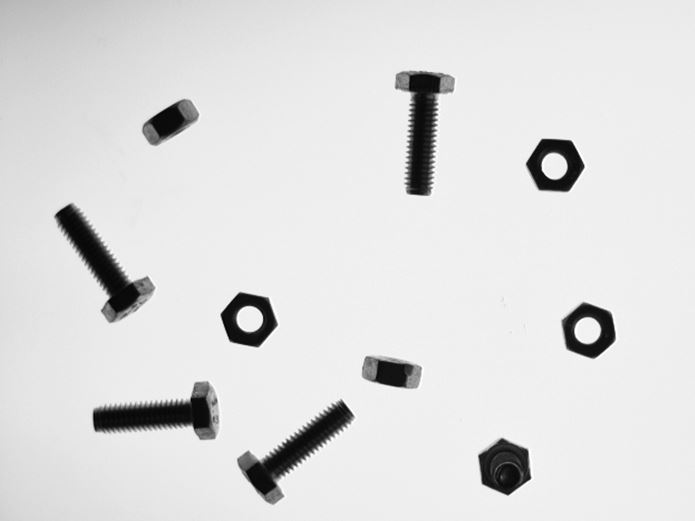
#> input picture bouten_moeren.jpg, 695 x 521 px
$ python opdracht4.py   (Python 2 division)   (older library calls are emulated)
#> lines starting #> are read from the running program, lines starting #| are printed output that depends on the picture; after the words box and inside, x2 and y2 are one past the last pixel; in counts of white or black regions, pixels touching at a corner belong together; long printed decimals are rounded
import numpy as np
import cv2
import math


#opdracht 4
def moertjes():
    img = cv2.imread('bouten_moeren.jpg')
#> img is the input picture: shape (521, 695, 3); min 0, max 255, mean 221.2
    imgray = cv2.cvtColor(img,cv2.COLOR_BGR2GRAY)
    blur = cv2.GaussianBlur(imgray,(5,5),0)
    ret, th = cv2.threshold(blur,180,255,cv2.THRESH_BINARY_INV)
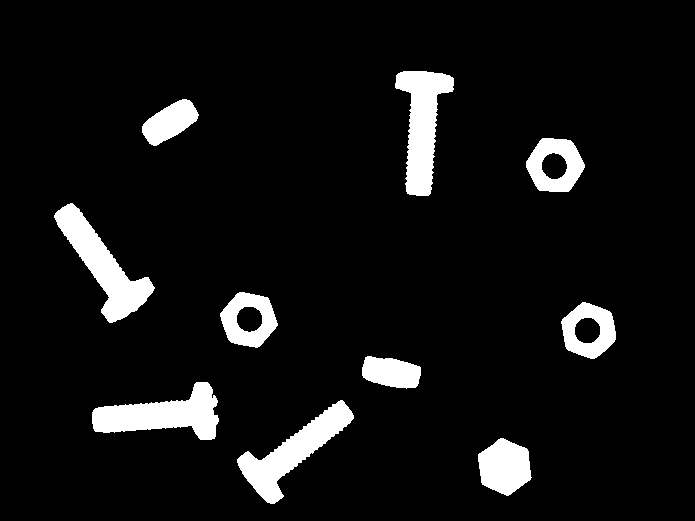
#> th: shape (521, 695); 7.3% white; 10 white regions
    image, contours, hierarchy = cv2.findContours(th, cv2.RETR_TREE,cv2.CHAIN_APPROX_SIMPLE)
#> contours = 13 contours; largest, box (x1, y1, x2, y2) and area: (54, 203, 155, 323) 3830, (92, 382, 219, 440) 3729, (395, 71, 454, 196) 3692, (237, 400, 354, 504) 3632, (526, 138, 585, 192) 2350
    print hierarchy
#| [[[ 1 -1 -1 -1]
#|   [ 2  0 -1 -1]
#|   [ 3  1 -1 -1]
#|   [ 4  2 -1 -1]
#|   [ 6  3  5 -1]
#|   [-1 -1 -1  4]
#|   [ 8  4  7 -1]
#|   [-1 -1 -1  6]
#|   [ 9  6 -1 -1]
#|   [11  8 10 -1]
#|   [-1 -1 -1  9]
#|   [12  9 -1 -1]
#> (further printed lines are left out)

    hierarchy = hierarchy[0]

    for cnr in range(len(contours)):
        cnt = contours[cnr]

        area = cv2.contourArea(cnt)
        perimeter = cv2.arcLength(cnt,True)
        factor = 4 * math.pi * area / perimeter**2

        holes = 0
        child = hierarchy[cnr][2]
        while child >= 0:
            holes += cv2.contourArea(contours[child])
            child = hierarchy[child][0]

        print area, factor, holes

        #Liggend moertje
        if(holes > 0):
            img = cv2.drawContours(img, [cnt], -1, (255,0,0), 3)
        #Liggend boutje
        elif(area > 3600):
            img = cv2.drawContours(img, [cnt], -1, (0,255,255), 3)
        #Staand moertje
        elif(area > 600 and area < 1500):
            img = cv2.drawContours(img, [cnt], -1, (0,0,255), 3)
        #Staand boutje
        elif(area > 1500):
            img = cv2.drawContours(img, [cnt], -1, (0,255,0), 3)
#> this loop made 13 passes
#> (area, perimeter, factor) on passes 1 to 12: (2172.5, 183.1, 0.814), (3631.5, 384.7, 0.308), (3729, 375.8, 0.332), (1385.5, 161.5, 0.668), (2228, 181.3, 0.851), (541.5, 85.84, 0.923), (2266, 184.2, 0.84), (536, 86.43, 0.902), (3830, 365.9, 0.359), (2350, 185.7, 0.857), (533.5, 86.67, 0.893), (1469, 161.8, 0.705)
#| 2172.5 0.8144 0
#| 3631.5 0.3083 0
#| 3729.0 0.3319 0
#| 1385.5 0.6676 0
#| 2228.0 0.8514 541.5
#| 541.5 0.9235 0
#| 2266.0 0.8396 536.0
#| 536.0 0.9017 0
#> (further printed lines are left out)
#> pass 1, in moertjes, `img = cv2.drawContours(img, [cnt], -1, (0,255,0), 3)`:
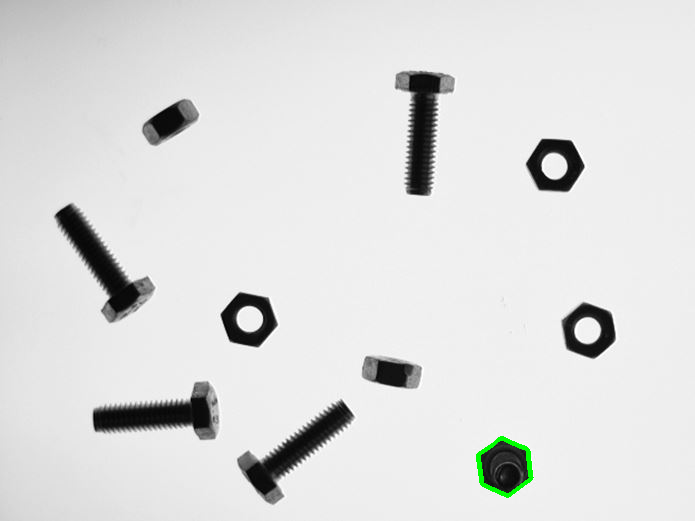
#> img: shape (521, 695, 3); 0.22% of pixels changed, all inside (x1, y1, x2, y2) = (476, 436, 534, 498)
#> pass 2, in moertjes, `img = cv2.drawContours(img, [cnt], -1, (0,255,255), 3)`:
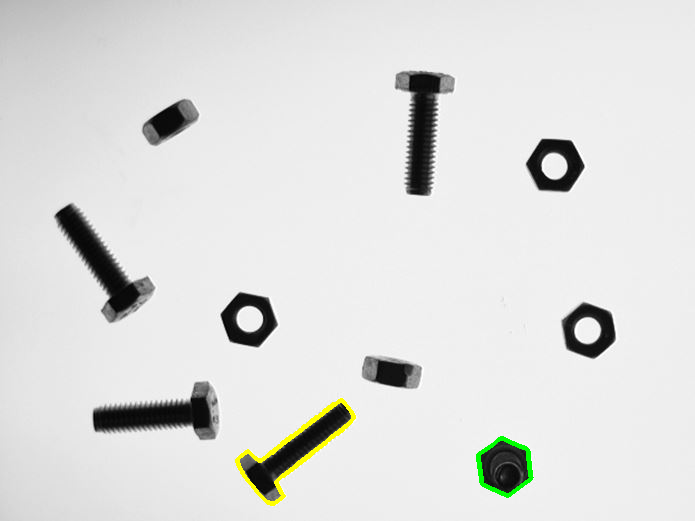
#> img: shape (521, 695, 3); 0.42% of pixels changed, all inside (x1, y1, x2, y2) = (235, 398, 356, 506)
#> pass 3, in moertjes, `img = cv2.drawContours(img, [cnt], -1, (0,255,255), 3)`:
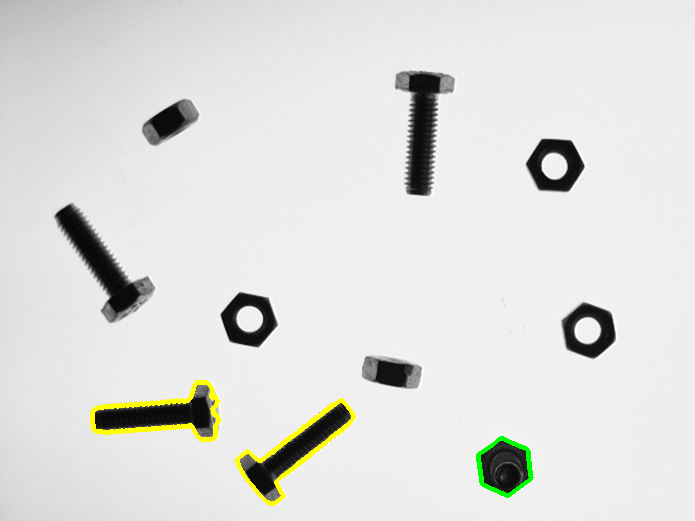
#> img: shape (521, 695, 3); 0.46% of pixels changed, all inside (x1, y1, x2, y2) = (90, 380, 221, 442)
#> after the loop:
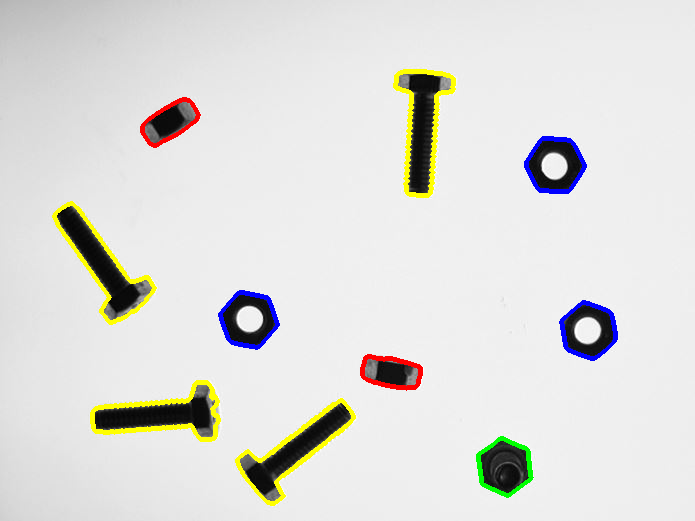
#> img: shape (521, 695, 3); 1.89% of pixels changed, all inside (x1, y1, x2, y2) = (52, 69, 618, 391)

    cv2.imshow('img', img)
    k = cv2.waitKey(0)
#> (key Esc is pressed here)
    print k
    cv2.destroyAllWindows()


moertjes()
